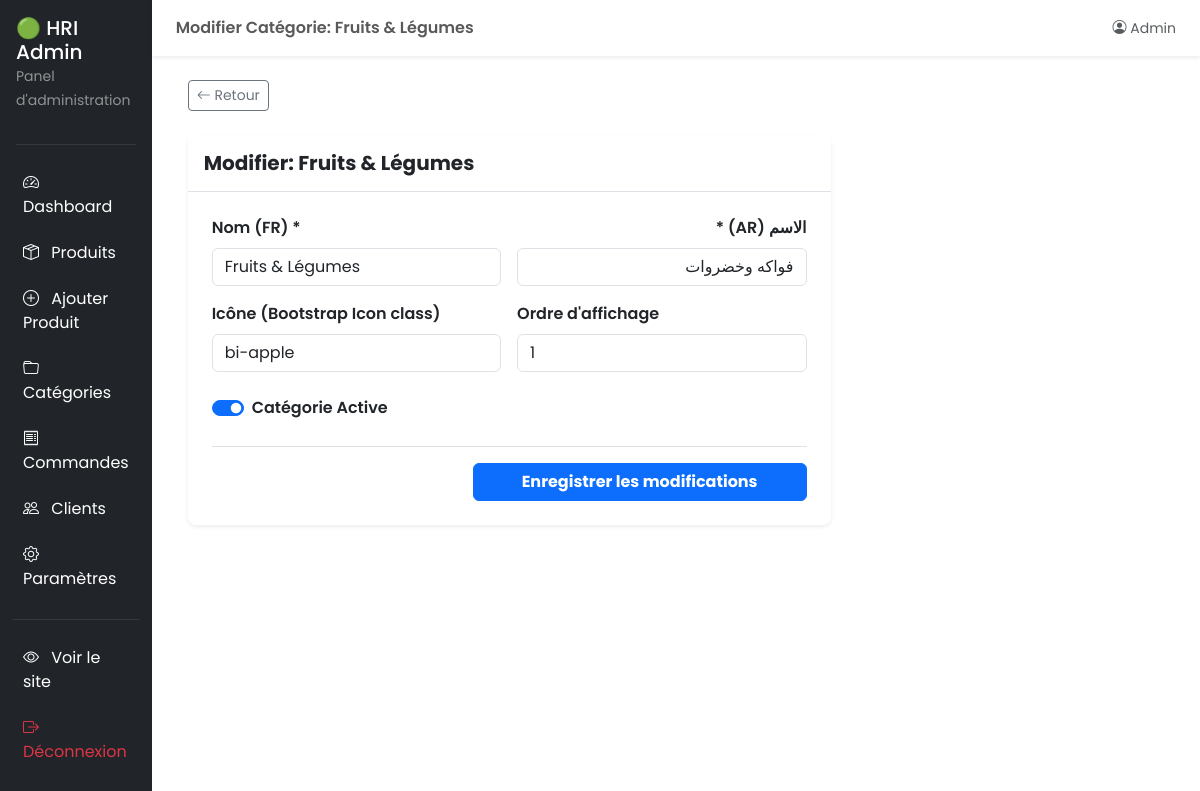
Page /admin/category_edit.php?id=1 (signed in) on the committed database.
### tables this page shows
CREATE TABLE IF NOT EXISTS `hri_category` (
    `category_id`               INT UNSIGNED    NOT NULL AUTO_INCREMENT,
    `category_name_fr`          VARCHAR(100)    NOT NULL                 COMMENT 'Category name in French',
    `category_name_ar`          VARCHAR(100)    NOT NULL                 COMMENT 'Category name in Arabic',
    `category_slug`             VARCHAR(120)    NOT NULL                 COMMENT 'URL-safe slug (e.g. fruits-legumes)',
    `category_icon`             VARCHAR(100)             DEFAULT NULL    COMMENT 'Bootstrap Icon class or filename',
    `category_image`            VARCHAR(255)             DEFAULT NULL    COMMENT 'Category image filename (assets/images/categories/)',
    `category_description_fr`   TEXT                     DEFAULT NULL    COMMENT 'Optional description in French',
    `category_description_ar`   TEXT                     DEFAULT NULL    COMMENT 'Optional description in Arabic',
    `category_display_order`    INT             NOT NULL DEFAULT 0       COMMENT 'Sort order for nav/listing display',
    `category_is_active`        TINYINT(1)      NOT NULL DEFAULT 1       COMMENT '1=visible, 0=hidden',
    `category_created_at`       DATETIME        NOT NULL DEFAULT CURRENT_TIMESTAMP,
    `category_updated_at`       DATETIME        NOT NULL DEFAULT CURRENT_TIMESTAMP
                                                         ON UPDATE CURRENT_TIMESTAMP,

     
    PRIMARY KEY (`category_id`),
    UNIQUE KEY `uq_category_slug` (`category_slug`),

     
    INDEX `idx_category_slug`         (`category_slug`),
    INDEX `idx_category_active_order` (`category_is_active`, `category_display_order`)

);

### includes/functions.php (called while the page is built, shortened)
<?php
function execute_query(string $sql, array $params = []): PDOStatement
{
    global $db_connection;
    $stmt = $db_connection->prepare($sql);
    $stmt->execute($params);
    return $stmt;
}
function fetch_one(string $sql, array $params = []): ?array
{
    $stmt = execute_query($sql, $params);
    $result = $stmt->fetch();
    return $result ?: null;
}
function get_category_by_id(int $category_id): ?array
{
    return fetch_one(
        "SELECT * FROM hri_category WHERE category_id = :id",
        [':id' => $category_id]
    );
}

### admin/category_edit.php (the view, shortened to what this page needs)
<?php
$id = isset($_GET['id']) ? (int)$_GET['id'] : 0;
$category = get_category_by_id($id);
require_once __DIR__ . '/includes/admin_header.php';
?>
<div class="container-fluid">
    <div class="mb-4">
        <a href="<?= SITE_URL ?>/admin/categories.php" class="btn btn-sm btn-outline-secondary">
            <i class="bi bi-arrow-left"></i> Retour
        </a>
    </div>
    <div class="row">
        <div class="col-lg-8">
            <div class="card border-0 shadow-sm rounded-3">
                <div class="card-header bg-white border-bottom py-3">
                    <h5 class="fw-bold mb-0">Modifier: <?= htmlspecialchars($category['category_name_fr']) ?></h5>
                </div>
                <div class="card-body p-4">
                    <form action="" method="POST">
                        <div class="row g-3">
                            <div class="col-md-6">
                                <label class="form-label fw-semibold">Nom (FR) *</label>
                                <input type="text" name="name_fr" class="form-control" value="<?= htmlspecialchars($category['category_name_fr']) ?>" required>
                            </div>
                            <div class="col-md-6" dir="rtl">
                                <label class="form-label fw-semibold">الاسم (AR) *</label>
                                <input type="text" name="name_ar" class="form-control" value="<?= htmlspecialchars($category['category_name_ar']) ?>" required>
                            </div>
                            <div class="col-md-6">
                                <label class="form-label fw-semibold">Icône (Bootstrap Icon class)</label>
                                <input type="text" name="icon" class="form-control" value="<?= htmlspecialchars($category['category_icon']) ?>">
                            </div>
                            <div class="col-md-6">
                                <label class="form-label fw-semibold">Ordre d'affichage</label>
                                <input type="number" name="order" class="form-control" value="<?= $category['category_display_order'] ?>">
                            </div>
                            <div class="col-12 mt-4">
                                <div class="form-check form-switch">
                                    <input class="form-check-input" type="checkbox" name="active" id="catActive" <?= $category['category_is_active'] ? 'checked' : '' ?>>
                                    <label class="form-check-label fw-semibold" for="catActive">Catégorie Active</label>
                                </div>
                            </div>
                        </div>
                        <div class="mt-4 pt-3 border-top text-end">
                            <button type="submit" class="btn btn-primary px-5 fw-bold">Enregistrer les modifications</button>
                        </div>
                    </form>
                </div>
            </div>
        </div>
    </div>
</div>
<?php
require_once __DIR__ . '/includes/admin_footer.php';
?>

### rows in the picture
hri_category: category_name_fr "Fruits & Légumes", name_fr "Fruits & Légumes", name_ar "فواكه وخضروات", icon "bi-apple", order "1", category_is_active "☑"

### other values in the picture
$admin_page_title "Modifier Catégorie: Fruits & Légumes"
$_SESSION['hri_admin_name'] "Admin"
